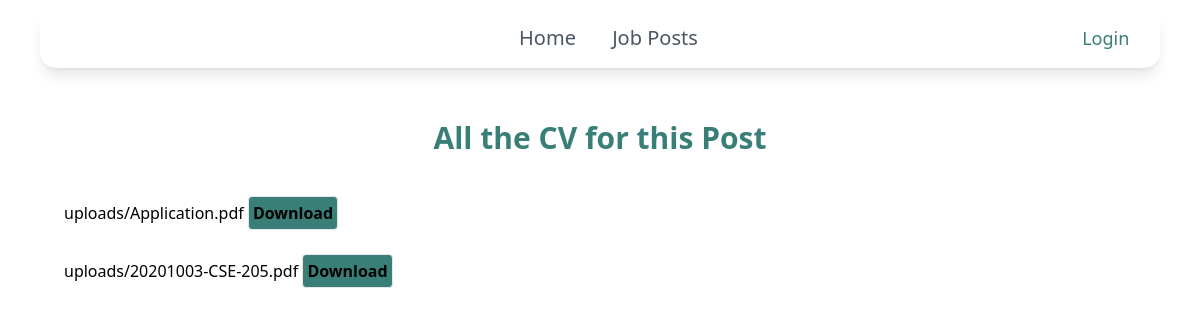
Page /cv/3 on the earlier database version.
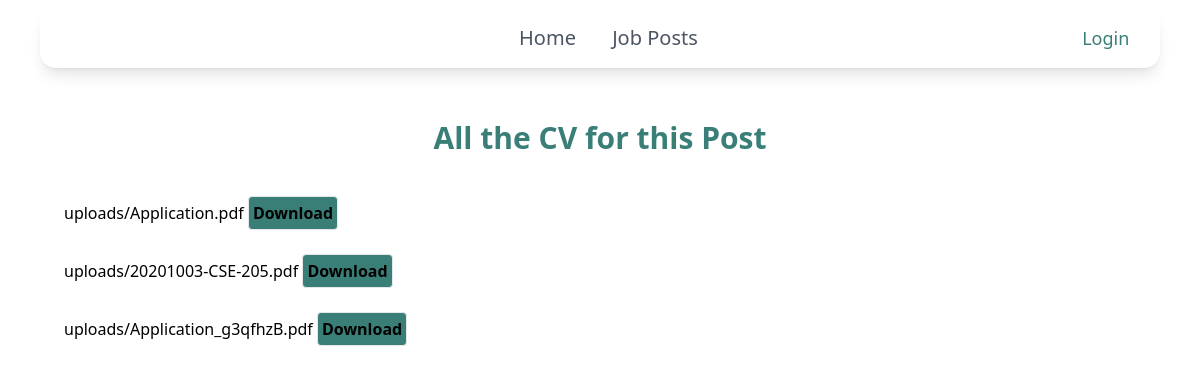
Same page on the later database version.
### core/models.py (models this page shows)
class Cv(models.Model):
    cv = models.FileField(upload_to ='uploads/')
    job = models.ForeignKey(Post,related_name='cv',on_delete=models.CASCADE,null=True)

### core/views.py (the view)
# urls.py: path('cv/<int:pk>', job_cv, name='job_cv'),
def job_cv(request,pk):
    document = Cv.objects.filter(job=pk)
    return render(request,'core/cv.html',{'cv':document})

### core/templates/core/cv.html
{% extends 'core/base.html' %}
{% block content %}
<div class="animate-crossfade mx-10 pt-24 flex flex-col justify-center ">
    <div class="flex flex-col justify-center ">
        <h1 class="text-center mb-5 text-3xl pb-5 font-bold text-[#397f77]">All the CV for this Post</h1>
        {% if cv %}
            {% for c in cv %}
                <a href="{{ c.cv.url }}">
                    {{c.cv.name}}
                    <button class="bg-[#397f77] hover:bg-blue-500 text-[#397f77]-700 font-semibold hover:text-black py-1 px-1 border border-[#397f77]-500 hover:border-transparent rounded" >Download</button>
                </a><br>
            {% endfor %}
        {% endif %}
    </div>
</div>
{% endblock %}

Differences in the rows shown:
added Cv: cv.name "uploads/Application_g3qfhzB.pdf"
